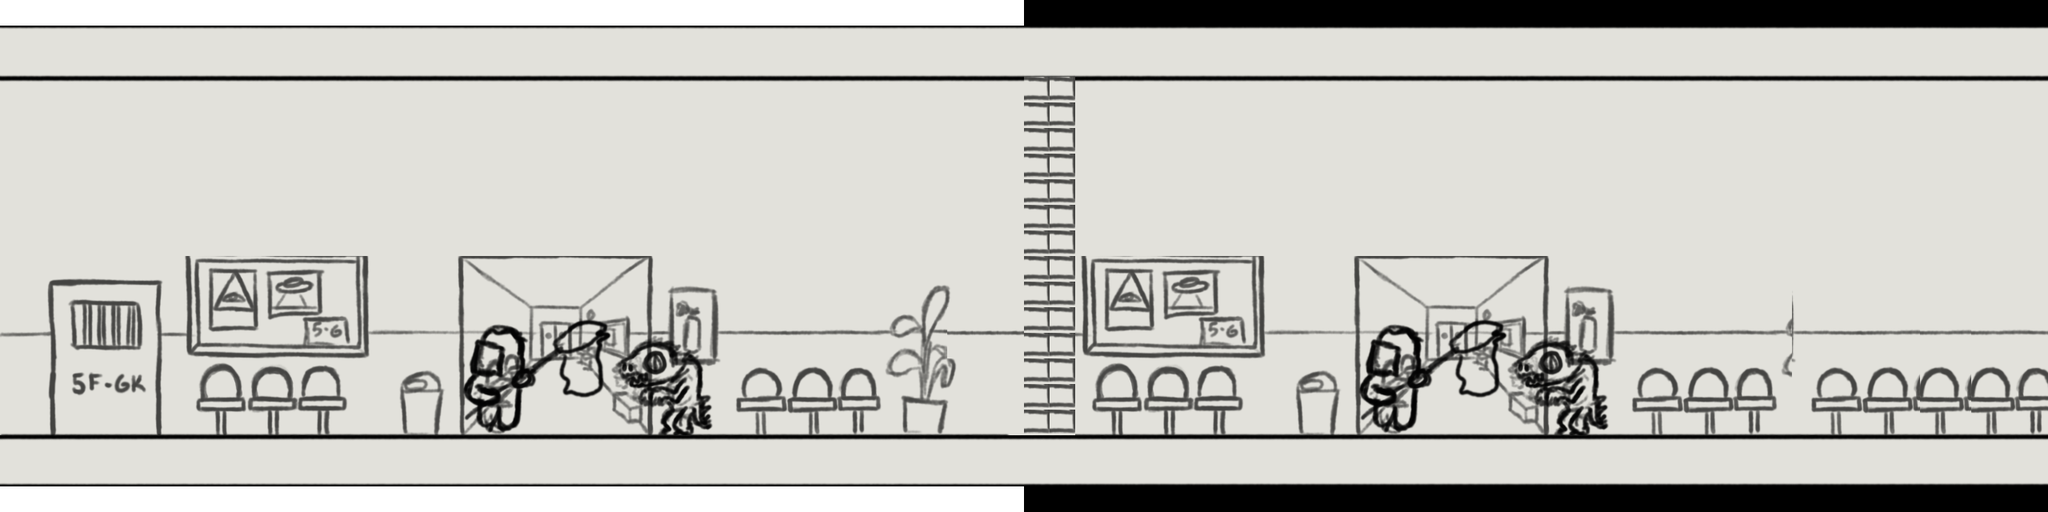

A 2D game scene composited from a Tiled map and its tileset images. What follows is a short description and the map's XML, with each tile layer's data collapsed to a summary:
An orthogonal 80x20 tile map with 32x32 px tiles, 7 tile layers (backgroundFar, backgroundScenery, ground, backgroundScenery, ...), 2 tilesets and 19 objects (3x 0, 3x 1, 3x 2, 3x 3, 3x 4, ...).

<map version="1.10" tiledversion="1.11.1" orientation="orthogonal" renderorder="right-down" width="80" height="20" tilewidth="32" tileheight="32" infinite="0" nextlayerid="43" nextobjectid="54">
 <editorsettings>
  <export target="map_structured.json" format="json" />
 </editorsettings>
 <tileset firstgid="1" name="mapateste" tilewidth="32" tileheight="32" tilecount="800" columns="40">
  <image source="../mapateste.png" width="1280" height="640" />
 </tileset>
 <tileset firstgid="801" name="Graphic Design Test" tilewidth="32" tileheight="32" tilecount="600" columns="50">
  <image source="../../../design/background_ideas/Graphic Design Test.png" width="1600" height="384" />
 </tileset>
 <layer id="3" name="backgroundFar" width="80" height="20">
  <data>[1600 cells, 800 non-empty, 258 distinct tile ids]</data>
 </layer>
 <group id="6" name="zone2">
  <layer id="25" name="backgroundScenery" width="80" height="20">
   <data>[1600 cells, 532 non-empty, 198 distinct tile ids]</data>
  </layer>
  <layer id="24" name="ground" width="80" height="20">
   <data>[1600 cells, 190 non-empty, 85 distinct tile ids]</data>
  </layer>
  <group id="31" name="enemies">
   <objectgroup id="10" name="enemy2">
    <properties>
     <property name="type" value="enemy1" />
    </properties>
    <object id="14" name="0" x="2324.87" y="405.128">
     <properties>
      <property name="Z" type="float" value="0" />
      <property name="next" type="object" value="26" />
     </properties>
     <point />
    </object>
    <object id="26" name="1" x="1821.67" y="444.333">
     <properties>
      <property name="Z" type="float" value="0" />
      <property name="next" type="object" value="27" />
     </properties>
     <point />
    </object>
    <object id="27" name="2" x="1821.67" y="444.333">
     <properties>
      <property name="Z" type="float" value="1" />
      <property name="next" type="object" value="28" />
     </properties>
     <point />
    </object>
    <object id="28" name="3" x="1821.67" y="444.333">
     <properties>
      <property name="Z" type="float" value="0" />
      <property name="next" type="object" value="29" />
     </properties>
     <point />
    </object>
    <object id="29" name="4" x="1464" y="437">
     <properties>
      <property name="Z" type="float" value="0" />
      <property name="next" type="object" value="14" />
     </properties>
     <point />
    </object>
   </objectgroup>
   <objectgroup id="35" name="enemy1">
    <properties>
     <property name="type" value="enemy1" />
    </properties>
    <object id="38" name="0" x="2100.74" y="397.487">
     <properties>
      <property name="Z" type="float" value="0" />
      <property name="next" type="object" value="39" />
     </properties>
     <point />
    </object>
    <object id="39" name="1" x="1821.67" y="444.333">
     <properties>
      <property name="Z" type="float" value="0" />
      <property name="next" type="object" value="40" />
     </properties>
     <point />
    </object>
    <object id="40" name="2" x="1821.67" y="444.333">
     <properties>
      <property name="Z" type="float" value="1" />
      <property name="next" type="object" value="41" />
     </properties>
     <point />
    </object>
    <object id="41" name="3" x="1821.67" y="444.333">
     <properties>
      <property name="Z" type="float" value="0" />
      <property name="next" type="object" value="42" />
     </properties>
     <point />
    </object>
    <object id="42" name="4" x="1464" y="437">
     <properties>
      <property name="Z" type="float" value="0" />
      <property name="next" type="object" value="38" />
     </properties>
     <point />
    </object>
   </objectgroup>
  </group>
  <objectgroup id="34" name="wallRefs">
   <properties>
    <property name="type" value="wall" />
   </properties>
   <object id="37" name="wall" x="1399.33" y="86">
    <point />
   </object>
  </objectgroup>
 </group>
 <group id="8" name="zone1">
  <properties>
   <property name="type" value="zone" />
  </properties>
  <layer id="13" name="backgroundScenery" width="80" height="20">
   <data>[1600 cells, 560 non-empty, 284 distinct tile ids]</data>
  </layer>
  <layer id="9" name="ground" width="80" height="20">
   <data>[1600 cells, 200 non-empty, 90 distinct tile ids]</data>
  </layer>
  <group id="32" name="enemies">
   <objectgroup id="33" name="enemy1">
    <properties>
     <property name="type" value="enemy1" />
    </properties>
    <object id="32" name="0" x="954.359" y="409.128">
     <properties>
      <property name="Z" type="float" value="0" />
      <property name="next" type="object" value="33" />
     </properties>
     <point />
    </object>
    <object id="33" name="1" x="695.667" y="448.333">
     <properties>
      <property name="Z" type="float" value="0" />
      <property name="next" type="object" value="34" />
     </properties>
     <point />
    </object>
    <object id="34" name="2" x="695.667" y="448.333">
     <properties>
      <property name="Z" type="float" value="1" />
      <property name="next" type="object" value="35" />
     </properties>
     <point />
    </object>
    <object id="35" name="3" x="695.667" y="448.333">
     <properties>
      <property name="Z" type="float" value="0" />
      <property name="next" type="object" value="36" />
     </properties>
     <point />
    </object>
    <object id="36" name="4" x="338" y="441">
     <properties>
      <property name="Z" type="float" value="0" />
      <property name="next" type="object" value="32" />
     </properties>
     <point />
    </object>
   </objectgroup>
  </group>
  <objectgroup id="11" name="wallRefs">
   <properties>
    <property name="type" value="wall" />
   </properties>
   <object id="16" name="wall" x="1223.33" y="82">
    <point />
   </object>
  </objectgroup>
 </group>
 <group id="14" name="wall1">
  <layer id="17" name="backgroundScenery" width="80" height="20">
   <data>[1600 cells, 36 non-empty, 9 distinct tile ids]</data>
  </layer>
  <layer id="16" name="ground" width="80" height="20">
   <data>[1600 cells, 8 non-empty, 8 distinct tile ids]</data>
  </layer>
  <objectgroup id="15" name="wall">
   <object id="17" name="wallSpawn" x="1308" y="314">
    <properties>
     <property name="zoneA" type="object" value="16" />
     <property name="zoneB" type="object" value="37" />
    </properties>
    <point />
   </object>
  </objectgroup>
 </group>
 <objectgroup id="21" name="player">
  <object id="20" name="playerSpawn" x="128" y="448">
   <properties>
    <property name="Z" type="float" value="0" />
   </properties>
   <point />
  </object>
 </objectgroup>
</map>